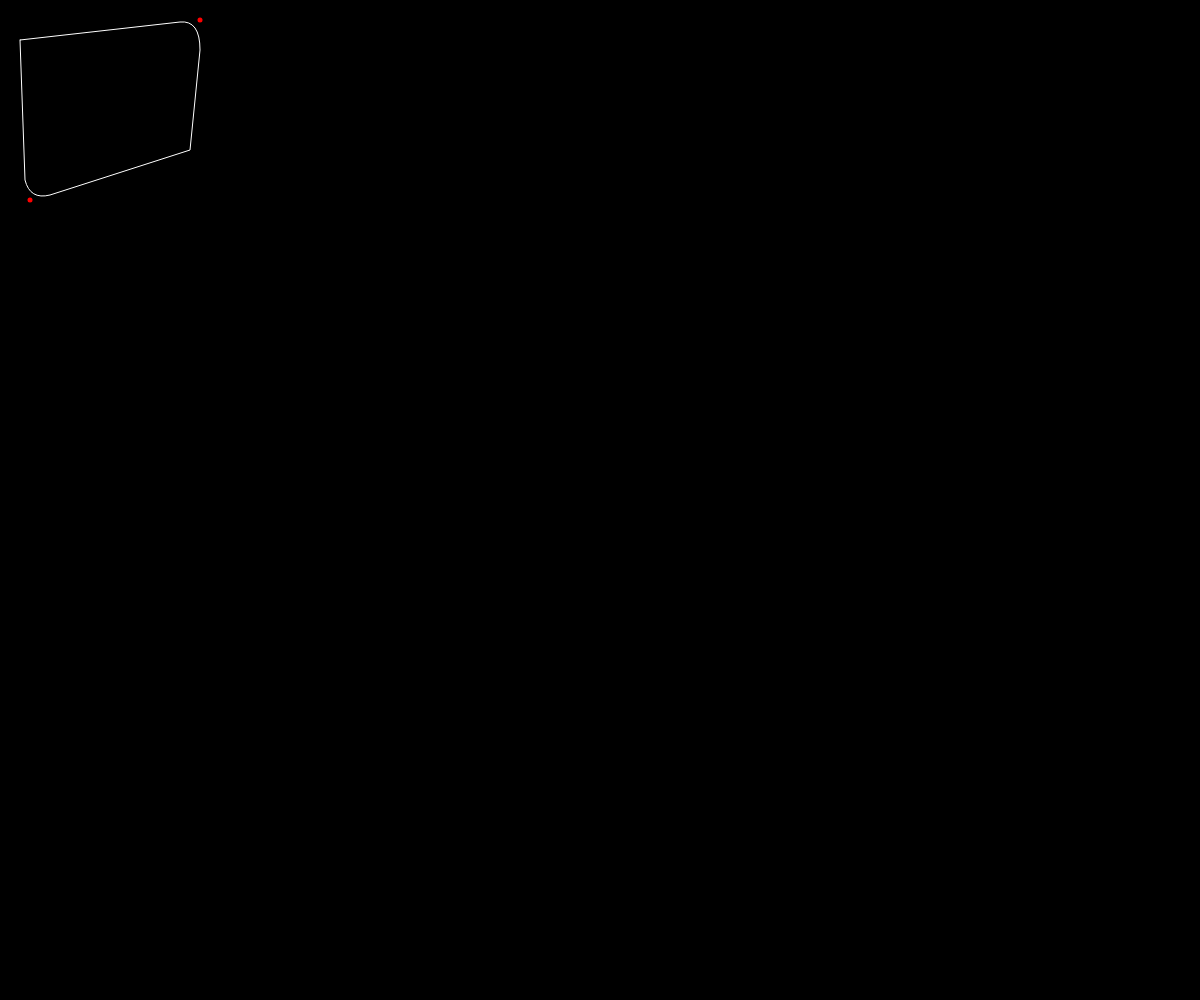
Frame 1 (no input)
Frame 60 (no input): identical to frame 1, image omitted
Frame 120 (the mouse pressed at the canvas centre since frame 60): identical to frame 1, image omitted

The p5.js sketch that drew this single still picture (run headless with seeded random() and noise() and a simulated clock; from frame 60 on, the mouse is pressed at the canvas centre):

// p5.js sketch
// ── sketch.js
function setup() {
  createCanvas(windowWidth, windowHeight);
  
}

function draw() {
  background(0);
  stroke(255);
  strokeWeight(1);
  noFill();
    // Draw the curve.
  beginShape();
  vertex(20, 40);
  vertex(180,22); // regular vertex at beginning of rounded corner
  quadraticVertex(200,20,200,50); // quad vertex whose coordinate is 200,50, with a curve that pulls towards 200,20
  //vertex(200,20);
  vertex(190,150);
  vertex(50,195);
  quadraticVertex(30,200,25,180);
  //vertex(30,200);
  vertex(20,40);
  endShape();
  strokeWeight(5);
  stroke(255,0,0);
  point(200,20);
  point(30,200);
}
